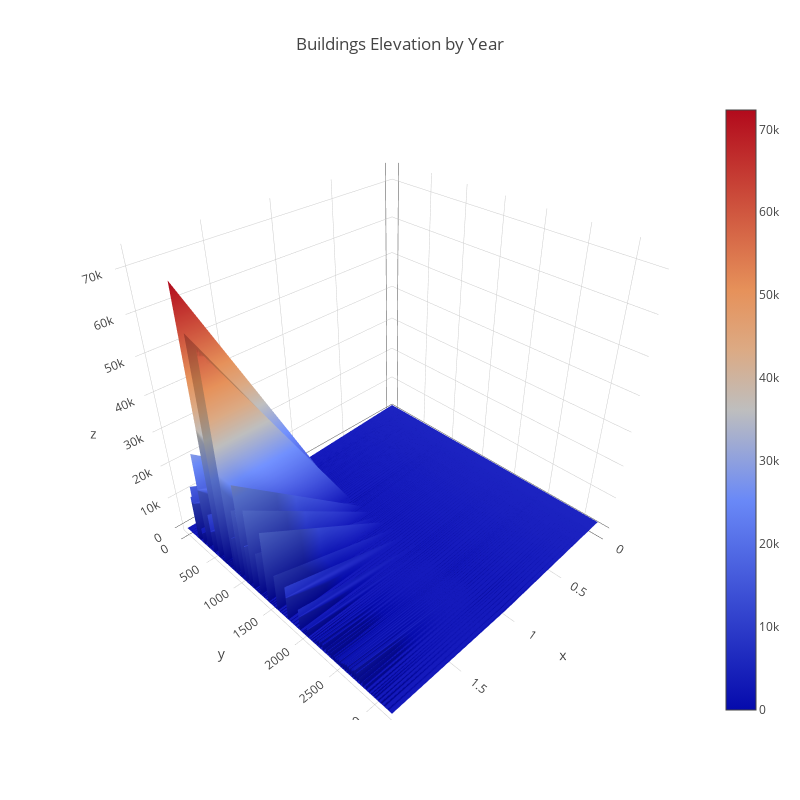

This figure's notebook cell:
### Markdown cell above
A good way to represent this graph will be a with a Surface plot as well, unfortunately I could not fix the X,Y axis to present the correct information.

### Code cell
data = [
    go.Surface(
        z=summary.as_matrix(),
    )
]
layout = go.Layout(
    title='Buildings Elevation by Year',
    autosize=False,
    width=800,
    height=800,
    margin=dict(
        #l=65,
        #r=50,
        #b=65,
        #t=90
    )
)
fig = go.Figure(data=data, layout=layout)
plotly.offline.iplot(fig)

### Figure 1 — Plotly figure (JSON) as saved in the notebook; plotly's stock layout.template omitted (floating-point values rounded to 4 significant figures; data arrays with more than 128 entries replaced by an {"elided": "..."} marker saying what was removed)
{"data": [{"type": "surface", "z": {"elided": "3218x3 int values"}}], "layout": {"autosize": false, "height": 800, "margin": {}, "title": "Buildings Elevation by Year", "width": 800}}
